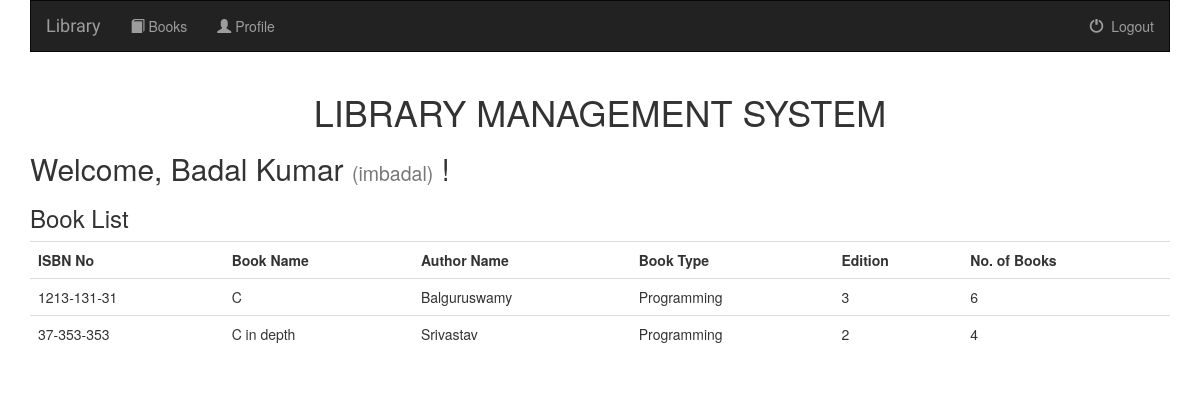
The app's page / (signed in), older data.
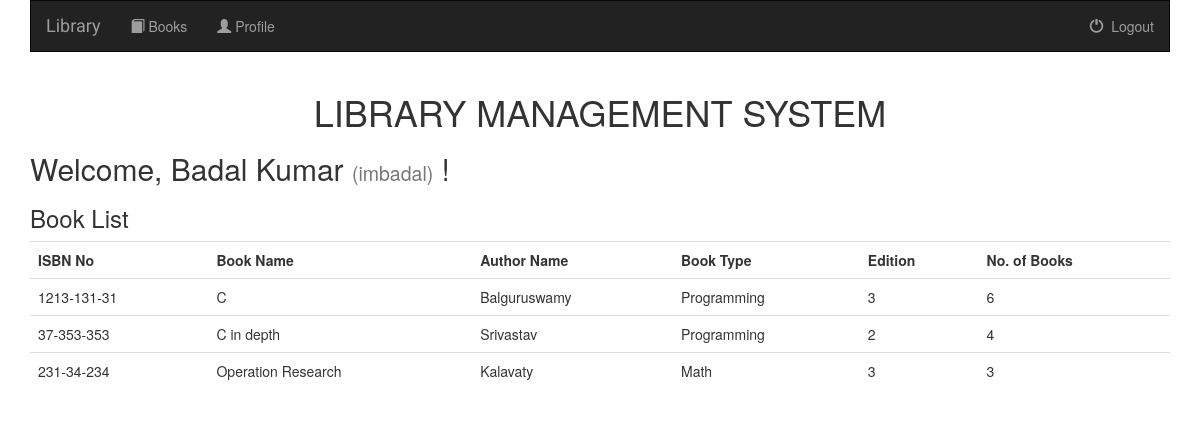
The same page, newer data.
### books/models.py (models this page shows, shortened)
class Book(models.Model):
    isbn_no = models.CharField(max_length=100, null=False)
    book_name = models.CharField(max_length=100)
    author_name = models.CharField(max_length=100)
    book_type = models.CharField(max_length=15, choices=BOOK_CHOICES, default='Others')
    edition = models.IntegerField()
    no_of_books = models.IntegerField()

### books/views.py (the view)
# urls.py: 2. Add a URL to urlpatterns:  url(r'^$', views.home, name='home')
@login_required
def home(request):
    username = request.user.username
    book_list = Book.objects.order_by('book_name')[:50]
    return render(request, 'books/home.html', {'book_list': book_list, 'username': username})

### books/templates/books/home.html (shortened to what this page needs)
{% extends 'books/base.html' %}
{% block content %}
    <h1><p class="text-uppercase text-center">Library Management System</p></h1>
    <h2>Welcome, {{ user.get_full_name }} <small>({{ user.username }})</small> !</h2>
    <h3>Book List</h3>
    {% if book_list %}
        <table class="table table-hover">
            <tr>
                <th>ISBN No</th>
                <th>Book Name</th>
                <th>Author Name</th>
                <th>Book Type</th>
                <th>Edition</th>
                <th>No. of Books</th>
            </tr>
            {% for book in book_list %}
                <tr data-toggle="modal" data-target="#{{ book.isbn_no }}">
                    <td>{{ book.isbn_no }}</td>
                    <td>{{ book.book_name }}</td>
                    <td>{{ book.author_name }}</td>
                    <td>{{ book.book_type }}</td>
                    <td>{{ book.edition }}</td>
                    <td>{{ book.no_of_books }}</td>
                </tr>
            {% endfor %}
        </table>
    {% else %}
        <h3 style="color: red;">No book is available</h3>
    {% endif %}
{% endblock %}

### books/templates/books/base.html (shortened to what this page needs)
<!DOCTYPE html>
<html lang="en">
<head>
    {% load staticfiles %}
    <link rel="stylesheet" href="{% static 'books/css/bootstrap.min.css' %}">
    <link rel="stylesheet" href="{% static 'books/css/style.css' %}">
</head>
<body>
<div class="container">
    <nav class="navbar navbar-inverse">
            <div class="navbar-header">
                <a class="navbar-brand" href="{% url 'home' %}">Library</a>
            </div>
            <div class="collapse navbar-collapse" id="topNavBar">
                <ul class="nav navbar-nav">
                    <li class="{% block books_active %}{% endblock %}"><a href="{% url 'home' %}"><span class="glyphicon glyphicon-book"></span> Books</a></li>
                    <li class="{% block profile_active %}{% endblock %}"><a href="#"><span class="glyphicon glyphicon-user"></span> Profile</a></li>
                </ul>
                <ul class="nav navbar-nav navbar-right">
                    <li>
                        <a href="{% url 'logout' %}">
                            <span class="glyphicon glyphicon-off" aria-hidden="true"></span>&nbsp; Logout
                        </a>
                    </li>
                </ul>
            </div>
    </nav>
    </div>
    <div class="container">
        {% block content %}
        {% endblock %}
    </div>
</body>
</html>

### static/books/css/style.css (style rules this page uses)
* { -webkit-box-sizing: border-box; -moz-box-sizing: border-box; -ms-box-sizing: border-box; box-sizing: border-box; }
.navbar { border-radius: 0; }
.navbar-brand { font-family: 'Satisfy', cursive; }

Row changes from the older to the newer data that the page shows:
added Book: isbn_no "231-34-234", book_name "Operation Research", author_name "Kalavaty", book_type "Math", edition "3", no_of_books "3"
